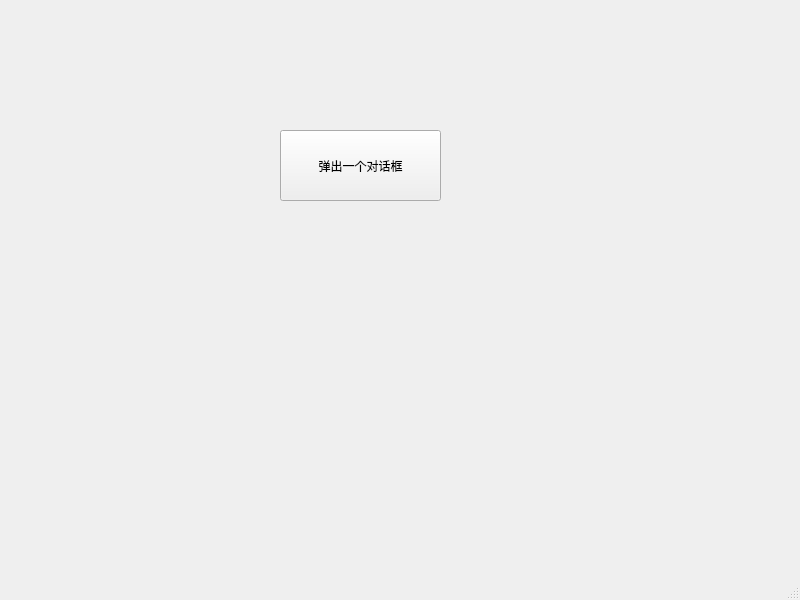
<?xml version="1.0" encoding="UTF-8"?>
<ui version="4.0">
 <class>MainWindow</class>
 <widget class="QMainWindow" name="MainWindow">
  <property name="geometry">
   <rect>
    <x>0</x>
    <y>0</y>
    <width>800</width>
    <height>600</height>
   </rect>
  </property>
  <property name="windowTitle">
   <string>MainWindow</string>
  </property>
  <widget class="QWidget" name="centralwidget">
   <widget class="QPushButton" name="pushButton">
    <property name="geometry">
     <rect>
      <x>280</x>
      <y>130</y>
      <width>161</width>
      <height>71</height>
     </rect>
    </property>
    <property name="text">
     <string>弹出一个对话框</string>
    </property>
   </widget>
  </widget>
  <widget class="QMenuBar" name="menubar">
   <property name="geometry">
    <rect>
     <x>0</x>
     <y>0</y>
     <width>800</width>
     <height>21</height>
    </rect>
   </property>
  </widget>
  <widget class="QStatusBar" name="statusbar"/>
 </widget>
 <resources/>
 <connections/>
</ui>
